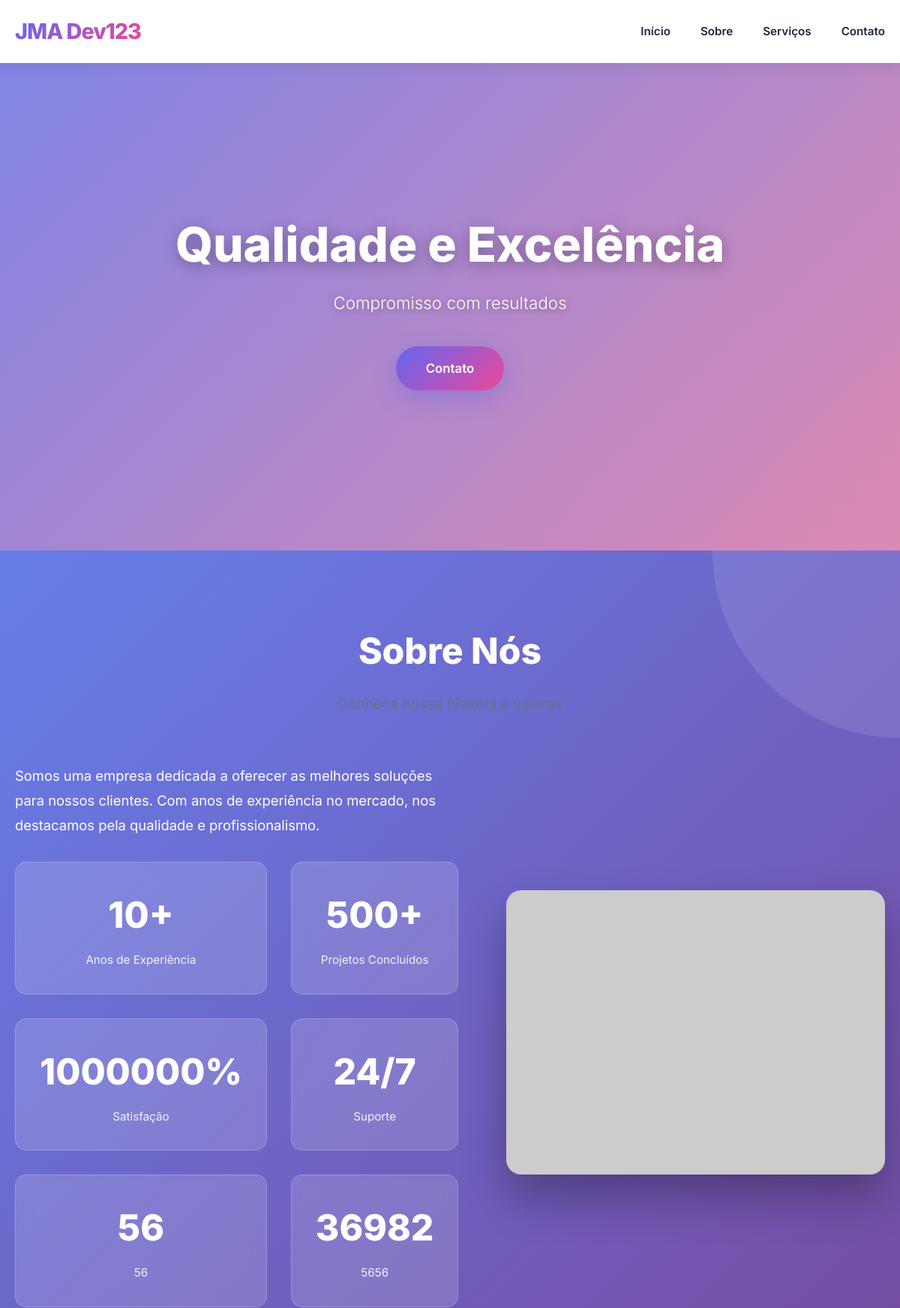
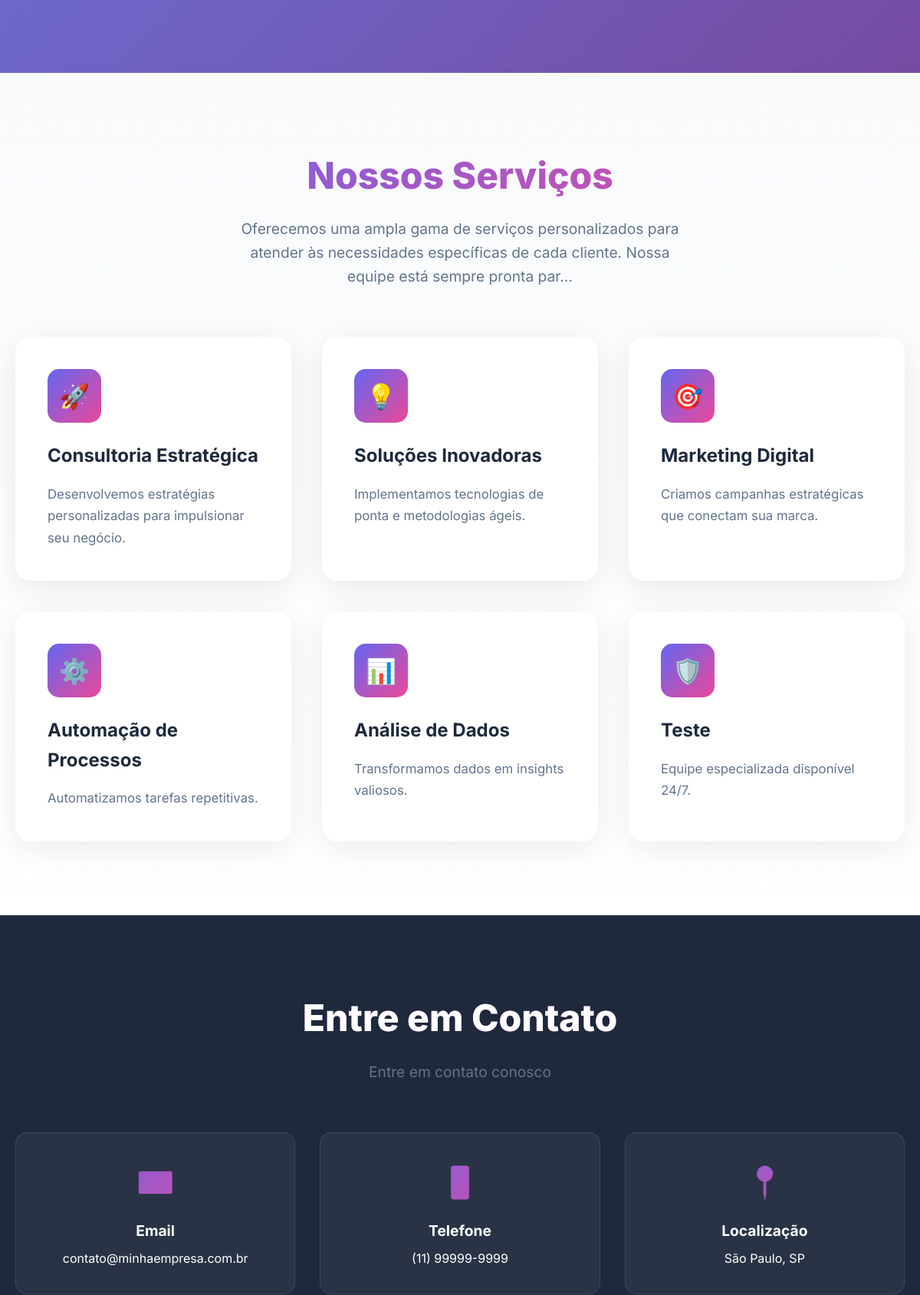
The page / (upper part) on the database its author committed (2 pictures, top to bottom).
### tables this page shows
CREATE TABLE site_config (
        id INTEGER PRIMARY KEY,
        site_title TEXT,
        contato_email TEXT,
        contato_telefone TEXT
    , service_cards TEXT, about_stats TEXT);

CREATE TABLE carousel_items (
        id INTEGER PRIMARY KEY AUTOINCREMENT,
        titulo TEXT,
        texto TEXT,
        imagem TEXT,
        botao_texto TEXT,
        botao_link TEXT,
        ordem INTEGER DEFAULT 0
    );

CREATE TABLE sections (
        id INTEGER PRIMARY KEY AUTOINCREMENT,
        titulo TEXT,
        slug TEXT,
        conteudo TEXT,
        imagem TEXT,
        ordem INTEGER DEFAULT 0
    );

### index.php (the view, shortened to what this page needs)
<?php
require_once 'config.php';
try {
    $stmt = $db->query("SELECT * FROM site_config WHERE id = 1");
    $config = $stmt->fetch(PDO::FETCH_ASSOC);
    $serviceCards = json_decode($config['service_cards'] ?? '[]', true) ?: [];
    $aboutStats = json_decode($config['about_stats'] ?? '[]', true) ?: [];
    $stmt = $db->query("SELECT * FROM carousel_items ORDER BY ordem");
    $carousel = $stmt->fetchAll(PDO::FETCH_ASSOC);
    $stmt = $db->query("SELECT * FROM sections ORDER BY ordem");
    $sections = $stmt->fetchAll(PDO::FETCH_ASSOC);
} catch(PDOException $e) {
    die("Erro ao buscar dados: " . $e->getMessage());
}
?>
<!DOCTYPE html>
<html lang="pt-BR">
<head>
    <link rel="stylesheet" href="style.css">
</head>
<body>
    <header>
        <nav class="navbar">
            <div class="container">
                <div class="logo"><?= htmlspecialchars($config['site_title'] ?? 'Logo') ?></div>
                <ul class="nav-menu">
                    <li><a href="#home">Início</a></li>
                    <li><a href="#sobre">Sobre</a></li>
                    <li><a href="#servicos">Serviços</a></li>
                    <li><a href="#contato">Contato</a></li>
                </ul>
            </div>
        </nav>
    </header>
    <?php if (count($carousel) > 0): ?>
    <section id="home" class="carousel-section">
        <div class="carousel">
            <?php foreach ($carousel as $index => $item): ?>
            <div class="carousel-item <?= $index === 0 ? 'active' : '' ?>">
                <img src="<?= htmlspecialchars($item['imagem']) ?>" alt="Banner">
                <div class="carousel-caption">
                    <h1><?= htmlspecialchars($item['titulo']) ?></h1>
                    <p><?= htmlspecialchars($item['texto']) ?></p>
                    <?php if ($item['botao_texto']): ?>
                    <a href="<?= htmlspecialchars($item['botao_link']) ?>" class="btn"><?= htmlspecialchars($item['botao_texto']) ?></a>
                    <?php endif; ?>
                </div>
            </div>
            <?php endforeach; ?>
        </div>
    </section>
    <?php endif; ?>
    <?php
    $aboutSection = null;
    foreach ($sections as $section) {
        if ($section['slug'] === 'sobre') {
            $aboutSection = $section;
            break;
        }
    }
    if ($aboutSection):
    ?>
    <section id="sobre" class="content-section about-section">
        <div class="container">
            <h2><?= htmlspecialchars($aboutSection['titulo']) ?></h2>
            <p class="section-subtitle">Conheça nossa história e valores</p>
            <div class="about-content">
                <div>
                    <p class="about-text"><?= nl2br(htmlspecialchars($aboutSection['conteudo'])) ?></p>
                    <?php if (count($aboutStats) > 0): ?>
                    <div class="about-stats">
                        <?php foreach ($aboutStats as $stat): ?>
                        <div class="stat-card">
                            <span class="stat-number"><?= htmlspecialchars($stat['number']) ?></span>
                            <span class="stat-label"><?= htmlspecialchars($stat['label']) ?></span>
                        </div>
                        <?php endforeach; ?>
                    </div>
                    <?php endif; ?>
                </div>
                <?php if ($aboutSection['imagem']): ?>
                <div class="about-image">
                    <img src="<?= htmlspecialchars($aboutSection['imagem']) ?>" alt="Sobre nós">
                </div>
                <?php endif; ?>
            </div>
        </div>
    </section>
    <?php endif; ?>
    <?php
    $servicesSection = null;
    foreach ($sections as $section) {
        if ($section['slug'] === 'servicos') {
            $servicesSection = $section;
            break;
        }
    }
    if ($servicesSection):
    ?>
    <section id="servicos" class="content-section">
        <div class="container">
            <h2><?= htmlspecialchars($servicesSection['titulo']) ?></h2>
            <p class="section-subtitle"><?= htmlspecialchars(substr($servicesSection['conteudo'], 0, 150)) ?><?= strlen($servicesSection['conteudo']) > 150 ? '...' : '' ?></p>
            <?php if (count($serviceCards) > 0): ?>
            <div class="services-grid">
                <?php foreach ($serviceCards as $card): ?>
                <div class="service-card">
                    <div class="service-icon"><?= htmlspecialchars($card['icon']) ?></div>
                    <h3><?= htmlspecialchars($card['title']) ?></h3>
                    <p><?= htmlspecialchars($card['description']) ?></p>
                </div>
                <?php endforeach; ?>
            </div>
            <?php endif; ?>
        </div>
    </section>
    <?php endif; ?>
    <?php foreach ($sections as $section):
        if ($section['slug'] === 'sobre' || $section['slug'] === 'servicos') continue;
    ?>
    <section id="<?= htmlspecialchars($section['slug']) ?>" class="content-section <?= $section['slug'] === 'contato' ? 'contact-section' : '' ?>">
        <div class="container">
            <h2><?= htmlspecialchars($section['titulo']) ?></h2>
            <?php if ($section['slug'] === 'contato'): ?>
                <p class="section-subtitle">Entre em contato conosco</p>
                <div class="contact-info">
                    <div class="contact-card">
                        <div class="contact-icon">📧</div>
                        <h3>Email</h3>
                        <p><?= htmlspecialchars($config['contato_email'] ?? 'contato@empresa.com') ?></p>
                    </div>
                    <div class="contact-card">
                        <div class="contact-icon">📱</div>
                        <h3>Telefone</h3>
                        <p><?= htmlspecialchars($config['contato_telefone'] ?? '(11) 99999-9999') ?></p>
                    </div>
                    <div class="contact-card">
                        <div class="contact-icon">📍</div>
                        <h3>Localização</h3>
                        <p>São Paulo, SP</p>
                    </div>
                </div>
            <?php endif; ?>
        </div>
    </section>
    <?php endforeach; ?>
</body>
</html>

### rows shown on the page
site_config: site_title "JMA Dev123", contato_email "contato@minhaempresa.com.br", contato_telefone "(11) 99999-9999"
carousel_items: titulo "Qualidade e Excelência", texto "Compromisso com resultados", botao_texto "Contato"
sections: titulo "Sobre Nós", conteudo "Somos uma empresa dedicada a oferecer as melhores soluções para nossos clientes. Com anos de experiência no mercado, nos destacamos pela qualidade e profissionalismo."
sections: titulo "Nossos Serviços", conteudo "Oferecemos uma ampla gama de serviços personalizados para atender às necessidades específicas de cada cliente. Nossa equipe está sempre pronta par"
sections: titulo "Entre em Contato"

### other values the page prints
$stat['number'] "10+"
$stat['label'] "Anos de Experiência"
$stat['number'] "500+"
$stat['label'] "Projetos Concluídos"
$stat['number'] "1000000%"
$stat['label'] "Satisfação"
$stat['number'] "24/7"
$stat['label'] "Suporte"
$stat['number'] "56"
$stat['label'] "56"
$stat['number'] "36982"
$stat['label'] "5656"
$card['icon'] "🚀"
$card['title'] "Consultoria Estratégica"
$card['description'] "Desenvolvemos estratégias personalizadas para impulsionar seu negócio."
